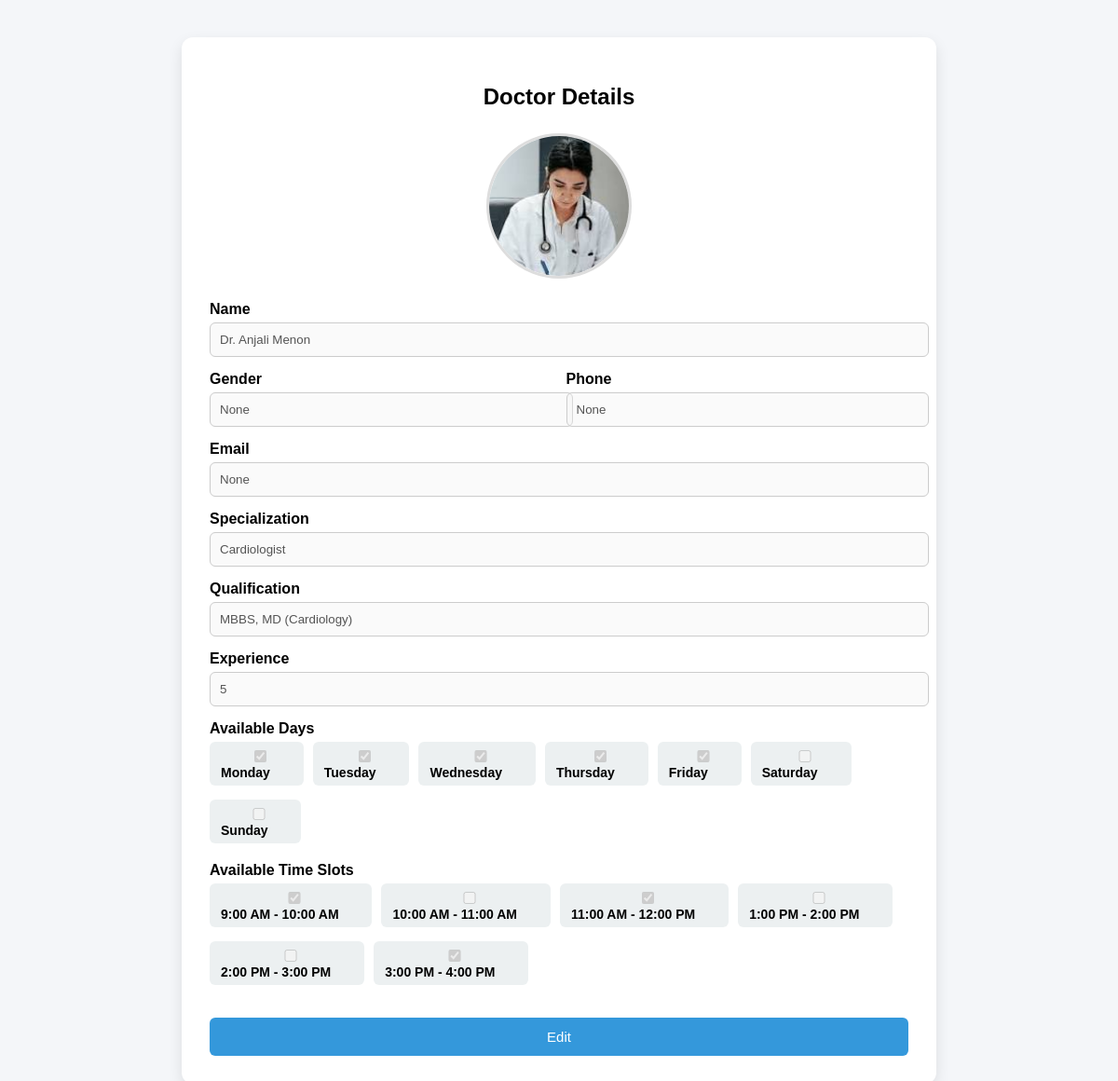
The app's page /view-doctor/1/ with its own data.
### bookingwebsite/models.py (models this page shows, shortened)
class Doctors(models.Model):
    name = models.CharField(max_length=100)
    gender = models.CharField(max_length=10, null=True, blank=True)
    phone = models.CharField(max_length=15, null=True, blank=True)
    email = models.EmailField(null=True, blank=True)
    field = models.CharField(max_length=50)
    experience = models.CharField(max_length=30)
    qualification = models.CharField(max_length=50)
    image = models.ImageField(upload_to='doctors/', null=True, blank=True)
    available_days = models.CharField(max_length=255, null=True, blank=True)
    available_time_slots = models.JSONField(default=list, blank=True)
    view_count = models.IntegerField(default=0)

### bookingwebsite/views.py (the view, shortened to what this page needs)
# urls.py: path('view-doctor/<int:doctor_id>/', views.view_doctor, name='view_doctor'),
def view_doctor(request, doctor_id):
    doctor = get_object_or_404(Doctors, id=doctor_id)
    selected_days = doctor.available_days.split(",") if doctor.available_days else []
    selected_times = doctor.available_time_slots.split(",") if doctor.available_time_slots else []
    return render(request, "view_doctor.html", {
        "doctor": doctor,
        "selected_days": selected_days,
        "selected_times": selected_times   # ✅ PASS TIMES
    })

### bookingwebsite/templates/view_doctor.html (shortened to what this page needs)
<!DOCTYPE html>
<html lang="en">
<head>
</head>
<body>
<div class="container">
<h2>Doctor Details</h2>
<form id="doctorForm" method="POST" enctype="multipart/form-data">
<div class="doctor-img">
    {% if doctor.image %}
        <img src="{{ doctor.image.url }}">
    {% else %}
        <img src="https://via.placeholder.com/150">
    {% endif %}
</div>
<div class="form-group">
    <label>Name</label>
    <input type="text" name="name" value="{{ doctor.name }}" disabled>
</div>
<div class="row">
    <div class="form-group">
        <label>Gender</label>
        <input type="text" name="gender" value="{{ doctor.gender }}" disabled>
    </div>
    <div class="form-group">
        <label>Phone</label>
        <input type="text" name="phone" value="{{ doctor.phone }}" disabled>
    </div>
</div>
<div class="form-group">
    <label>Email</label>
    <input type="text" name="email" value="{{ doctor.email }}" disabled>
</div>
<div class="form-group">
    <label>Specialization</label>
    <input type="text" name="field" value="{{ doctor.field }}" disabled>
</div>
<div class="form-group">
    <label>Qualification</label>
    <input type="text" name="qualification" value="{{ doctor.qualification }}" disabled>
</div>
<div class="form-group">
    <label>Experience</label>
    <input type="text" name="experience" value="{{ doctor.experience }}" disabled>
</div>
<div class="form-group">
    <label>Available Days</label>
    <div class="days">
        <label><input type="checkbox" name="days" value="Monday"
        {% if "Monday" in selected_days %}checked{% endif %} disabled> Monday</label>
        <label><input type="checkbox" name="days" value="Tuesday"
        {% if "Tuesday" in selected_days %}checked{% endif %} disabled> Tuesday</label>
        <label><input type="checkbox" name="days" value="Wednesday"
        {% if "Wednesday" in selected_days %}checked{% endif %} disabled> Wednesday</label>
        <label><input type="checkbox" name="days" value="Thursday"
        {% if "Thursday" in selected_days %}checked{% endif %} disabled> Thursday</label>
        <label><input type="checkbox" name="days" value="Friday"
        {% if "Friday" in selected_days %}checked{% endif %} disabled> Friday</label>
        <label><input type="checkbox" name="days" value="Saturday"
        {% if "Saturday" in selected_days %}checked{% endif %} disabled> Saturday</label>
        <label><input type="checkbox" name="days" value="Sunday"
        {% if "Sunday" in selected_days %}checked{% endif %} disabled> Sunday</label>
    </div>
</div>
<div class="form-group">
    <label>Available Time Slots</label>
    <div class="days">
        <label><input type="checkbox" name="time_slots" value="9:00 AM - 10:00 AM"
        {% if "9:00 AM - 10:00 AM" in selected_times %}checked{% endif %} disabled> 9:00 AM - 10:00 AM</label>
        <label><input type="checkbox" name="time_slots" value="10:00 AM - 11:00 AM"
        {% if "10:00 AM - 11:00 AM" in selected_times %}checked{% endif %} disabled> 10:00 AM - 11:00 AM</label>
        <label><input type="checkbox" name="time_slots" value="11:00 AM - 12:00 PM"
        {% if "11:00 AM - 12:00 PM" in selected_times %}checked{% endif %} disabled> 11:00 AM - 12:00 PM</label>
        <label><input type="checkbox" name="time_slots" value="1:00 PM - 2:00 PM"
        {% if "1:00 PM - 2:00 PM" in selected_times %}checked{% endif %} disabled> 1:00 PM - 2:00 PM</label>
        <label><input type="checkbox" name="time_slots" value="2:00 PM - 3:00 PM"
        {% if "2:00 PM - 3:00 PM" in selected_times %}checked{% endif %} disabled> 2:00 PM - 3:00 PM</label>
        <label><input type="checkbox" name="time_slots" value="3:00 PM - 4:00 PM"
        {% if "3:00 PM - 4:00 PM" in selected_times %}checked{% endif %} disabled> 3:00 PM - 4:00 PM</label>
    </div>
</div>
<button type="button" class="btn edit-btn" onclick="enableEdit()">Edit</button>
</form>
</div>
</body>
</html>

### bookingwebsite/templates/view_doctor.html (style rules this page uses)
body { font-family: Arial; background: #f4f6f9; margin: 0; }
.container { max-width: 750px; background: white; margin: 40px auto; padding: 30px; border-radius: 12px; box-shadow: 0 6px 15px rgba(0,0,0,0.1); }
h2 { text-align: center; margin-bottom: 25px; }
.form-group { margin-bottom: 15px; }
label { font-weight: bold; display: block; margin-bottom: 5px; }
input { width: 100%; padding: 10px; border-radius: 6px; border: 1px solid #ccc; }
.row { display: flex; gap: 15px; }
.row .form-group { flex: 1; }
.btn { padding: 12px; border: none; border-radius: 6px; cursor: pointer; margin-top: 15px; width: 100%; color: white; font-size: 15px; }
.edit-btn { background: #3498db; }
.doctor-img { text-align: center; margin-bottom: 20px; }
.doctor-img img { width: 150px; height: 150px; border-radius: 50%; object-fit: cover; border: 3px solid #ddd; }
.days { display: flex; flex-wrap: wrap; gap: 10px; }
.days label { background: #ecf0f1; padding: 6px 12px; border-radius: 6px; cursor: pointer; font-size: 14px; }

### records on screen
Doctors: image (picture), name "Dr. Anjali Menon", gender "None", phone "None", email "None", field "Cardiologist", qualification "MBBS, MD (Cardiology)", experience "5"
